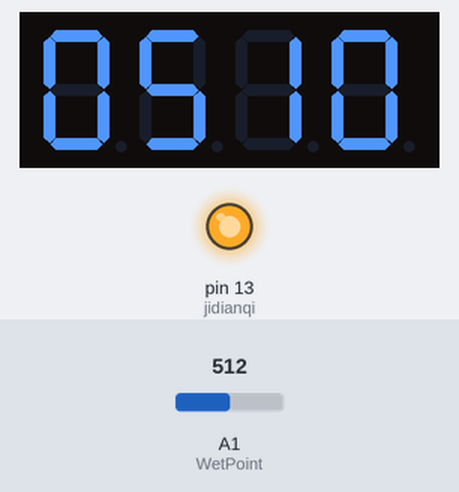
Bench run of a sketch on a simulated Arduino Uno, built with avr-gcc and run on an emulated ATmega328P. On the bench: 4-digit seven-segment display, output pins drawn as LEDs (lit = HIGH). Wiring (inferred from the names in the program): 4-digit 7-segment display, segments lit when HIGH: segments pin 1, pin 2, pin 3, pin 4, pin 5, pin 6, pin 7; digit selects pin 12, pin 11, pin 10, pin 9. Inputs (shaded band) come from the test bench; at power-on: A1 (WetPoint) = 512. The segment pins are drawn as the display they are named for; pins used as bus, display or sensor lines are not drawn.

Above: at 1.2 s.
1.3 s: A1 (WetPoint) set to 660
At 2.5 s:
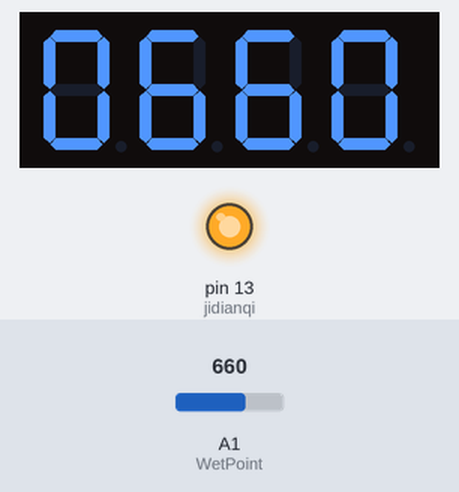
2.8 s: A1 (WetPoint) set to 640
At 3.6 s:
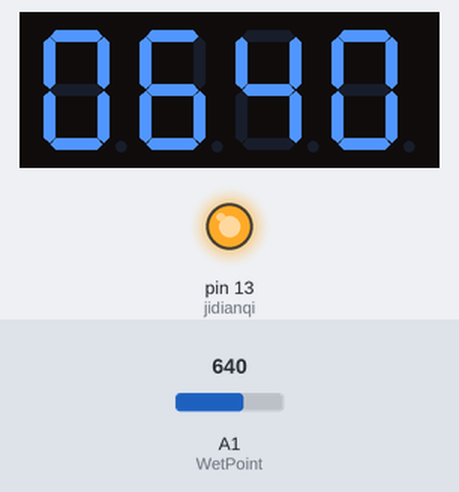
4.3 s: A1 (WetPoint) set to 716
At 5.0 s:
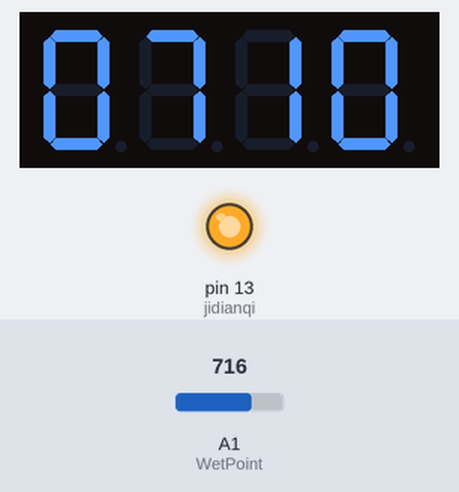
Timing chart, 0 to 7.3 s (numbered marks = the images above; inputs shaded):
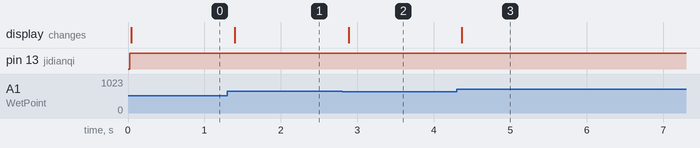

Measured:
- after the input at 1.3 s, the display: changes after 0.09 s (image 1)
- after the input at 2.8 s, the display: changes after 0.09 s (image 2)
- after the input at 4.3 s, the display: changes after 0.06 s (image 3)

The sketch:

flower_water.ino
```cpp
/*    花卉自动浇水系统
 * 1.基础的土壤湿度检测与浇水
 * 2.根据土壤湿度进行分级分量浇水
 * 3.根据土壤渗透速度智能等待时间
 */
#define WetPoint A1   //湿度传感器连接口
#define jidianqi 13  //继电器连接口

int deug_mode=0;
//设置每个数码管的灯管控制
int a = 1;
int b = 2;
int c = 3;
int d = 4;
int e = 5;
int f = 6;
int g = 7;
//设置数码管控制接口
int d4 = 9;
int d3 = 10;
int d2 = 11;
int d1 = 12;

 int qian,bai,shi,ge;  //定义湿度的四位数字
 int num;  //存储湿度变量

//定义湿度范围界限值
int wetTopLevel=850;  //湿度的上限，这里的上限代表很干燥【不符合生存条件】
int wetLowLevel=650; //湿度的下限，这里的下限代表很潮湿【不符合生存条件】
int waterTime=5000; //浇水的时间的最大值
int wetTimeLevel1,wetTimeLevel2,wetTimeLevel3,wetTimeLevel4,wetTimeLevel5;

/* 设计loopCheckTime everyLoopTime commonDelay 和 showNumTime是考虑避免使用多线程，但是构建多任务处理环境
*  原理是 总的检测时间除以一次LOOP的大概总时间 赋值为count_top
*  每次LOOP循环则把currentCount+1，如果currentCount大于count_top 则执行相关活动
*/
unsigned long loopCheckTime=1*60;//这是1分钟的土壤湿度检测时间  【初始化渗透等待时间 】
long everyLoopTime=0; //Loop函数的大概总时间 在loop函数开始出初始计算获得
int commonDelay=0; //公共等待时间 用于调整总等待毫秒数
int showNumTime=5; //四位数码管显示时间【人类视觉停留】
long count_top=0; //一个检测时间所计算出的计数量
long countTop_bak=0; //count_top的备份变量，用来还原检测时间长度
long currentCount=0; //定义当前LOOP所产生的计数量


long stepOfWaterDelay=1; //渗水智能等待递加时间，每次递加为1分钟【单位分钟】
long stepAddWaterDelayCount=0; //渗水等待递加次数统计，最大为10次，十次后归为

void setup() {
  //初始化引脚
  if(deug_mode)
  Serial.begin(9600);
  pinMode(d1, OUTPUT);
  pinMode(d2, OUTPUT);
  pinMode(d3, OUTPUT);
  pinMode(d4, OUTPUT);
  pinMode(a, OUTPUT);
  pinMode(b, OUTPUT);
  pinMode(c, OUTPUT);
  pinMode(d, OUTPUT);
  pinMode(e, OUTPUT);
  pinMode(f, OUTPUT);
  pinMode(g, OUTPUT);
  pinMode(jidianqi, OUTPUT);
}


void pickDigit(int x)  //定义pickDigit(x),其作用是指定使用哪个数码管
{
  digitalWrite(d1, HIGH);
  digitalWrite(d2, HIGH);
  digitalWrite(d3, HIGH);
  digitalWrite(d4, HIGH);
  switch(x)
  {
  case 1:
    digitalWrite(d1, LOW);
    break;
  case 2:
    digitalWrite(d2, LOW);
    break;
  case 3:
    digitalWrite(d3, LOW);
    break;
  default:
    digitalWrite(d4, LOW);
    break;
  }
}

void clearLEDs()  //清屏
{
  digitalWrite(a, LOW);
  digitalWrite(b, HIGH);
  digitalWrite(c, HIGH);
  digitalWrite(d, HIGH);
  digitalWrite(e, HIGH);
  digitalWrite(f, HIGH);
  digitalWrite(g, HIGH);
}

void showNum(int num){
    switch(num)
    {
      case 0:
          digitalWrite(a,HIGH);
          digitalWrite(b,HIGH);
          digitalWrite(c,HIGH);
          digitalWrite(d,HIGH);
          digitalWrite(e,HIGH);
          digitalWrite(f,HIGH);
          digitalWrite(g,LOW);
          break;
      case 1:
          digitalWrite(a,LOW);
          digitalWrite(b,HIGH);
          digitalWrite(c,HIGH);
          digitalWrite(d,LOW);
          digitalWrite(e,LOW);
          digitalWrite(f,LOW);
          digitalWrite(g,LOW);
          break;
      case 2:
          digitalWrite(a,HIGH);
          digitalWrite(b,HIGH);
          digitalWrite(c,LOW);
          digitalWrite(d,HIGH);
          digitalWrite(e,HIGH);
          digitalWrite(f,LOW);
          digitalWrite(g,HIGH);
          break;
      case 3:
          digitalWrite(a,HIGH);
          digitalWrite(b,HIGH);
          digitalWrite(c,HIGH);
          digitalWrite(d,HIGH);
          digitalWrite(e,LOW);
          digitalWrite(f,LOW);
          digitalWrite(g,HIGH);
          break;
      case 4:
          digitalWrite(a,LOW);
          digitalWrite(b,HIGH);
          digitalWrite(c,HIGH);
          digitalWrite(d,LOW);
          digitalWrite(e,LOW);
          digitalWrite(f,HIGH);
          digitalWrite(g,HIGH);
          break;
      case 5:
          digitalWrite(a,HIGH);
          digitalWrite(b,LOW);
          digitalWrite(c,HIGH);
          digitalWrite(d,HIGH);
          digitalWrite(e,LOW);
          digitalWrite(f,HIGH);
          digitalWrite(g,HIGH);
          break;
      case 6:
          digitalWrite(a,HIGH);
          digitalWrite(b,LOW);
          digitalWrite(c,HIGH);
          digitalWrite(d,HIGH);
          digitalWrite(e,HIGH);
          digitalWrite(f,HIGH);
          digitalWrite(g,HIGH);
          break;
      case 7:
          digitalWrite(a,HIGH);
          digitalWrite(b,HIGH);
          digitalWrite(c,HIGH);
          digitalWrite(d,LOW);
          digitalWrite(e,LOW);
          digitalWrite(f,LOW);
          digitalWrite(g,LOW);
          break;
      case 8:
          digitalWrite(a,HIGH);
          digitalWrite(b,HIGH);
          digitalWrite(c,HIGH);
          digitalWrite(d,HIGH);
          digitalWrite(e,HIGH);
          digitalWrite(f,HIGH);
          digitalWrite(g,HIGH);
          break;
      case 9:
          digitalWrite(a,HIGH);
          digitalWrite(b,HIGH);
          digitalWrite(c,HIGH);
          digitalWrite(d,HIGH);
          digitalWrite(e,LOW);
          digitalWrite(f,HIGH);
          digitalWrite(g,HIGH);
          break;
    }
}


void divNumAndLight(int num,int delaytime){
    qian=num/1000;
    bai=(num/100)%10;
    shi=(num%100)/10;
    ge=num%10;
    ge=0;

    clearLEDs();
    pickDigit(1);
    showNum(qian);
    delayMicroseconds(delaytime*1000); //此处的单位是微秒 时间很短产生视觉停留

    clearLEDs();
    pickDigit(2);
    showNum(bai);
    delayMicroseconds(delaytime*1000);

    clearLEDs();
    pickDigit(3);
    showNum(shi);
    delayMicroseconds(delaytime*1000);

    clearLEDs();
    pickDigit(4);
    showNum(ge);
    delayMicroseconds(delaytime*1000);
}

void giveWaterDelay(int wetNum,int wetTopLevel,int wetLowLevel){
  //浇水延时函数 此函数默认代表要执行浇水 不同等级的湿度进行不同时间的浇水
  if(wetNum>wetTopLevel)
  {
    int wetSub= wetNum-wetTopLevel;
    if(wetSub<=50)
    {
     // Serial.println("water 1");
     if(deug_mode)
      Serial.println(wetTimeLevel1);
      delay(wetTimeLevel1);
     }else if(wetSub<=100)
     {
      //Serial.println("water 2");
      delay(wetTimeLevel2);
      if(deug_mode)
      Serial.println(wetTimeLevel2);
      }else if(wetSub<=150)
      {
      //  Serial.println("water 3");
      if(deug_mode)
      Serial.println(wetTimeLevel3);
        delay(wetTimeLevel3);
       }
        else{
         // Serial.println("water 4");
         if(deug_mode)
         Serial.println(wetTimeLevel5);
          delay(wetTimeLevel5);
        }
   }
}

int firstFlag=1; //设置firstFlag 变量 是为了标志Arduino的第一次LOOP
void loop() {
    num=analogRead(WetPoint); //读取湿度的数值
    divNumAndLight(num,showNumTime); //拆分数字的每一位，并显示湿度数值到四位数码管
    if(firstFlag==1)  //如果当前是arduino首次启动的状态
    {
        digitalWrite(jidianqi,HIGH);  //初始化禁用浇水
        firstFlag=2;
        loopCheckTime=loopCheckTime*1000; //把检测等待时间转换为毫秒单位 只需要一次计算即可 所以放在此处

        everyLoopTime=commonDelay+showNumTime*4; //算出每次系统循环所消耗的总时间 单位为毫秒
        count_top=loopCheckTime/everyLoopTime; //算出循环计数的上限值
        countTop_bak=count_top;  //count_top初始准确值备份

         wetTimeLevel1=waterTime/5;   //第一等级浇水时间   最短浇水时间
         wetTimeLevel2=waterTime*2/5; //第二等级浇水时间
         wetTimeLevel3=waterTime*3/5; //第三等级浇水时间
         wetTimeLevel4=waterTime*4/5; //第四等级浇水时间
         wetTimeLevel5=waterTime; //第三等级浇水时间

        if(deug_mode)
          Serial.println(num);
        if(num<=wetLowLevel)  //如果湿度已经低于湿度下限 就立即停止抽水
        {
            //停止抽水
            digitalWrite(jidianqi,HIGH);
        }
        if(num>=wetTopLevel) //如果湿度数值高于湿度上限 而且是第一次 就立即抽5秒水
        {

            digitalWrite(jidianqi,LOW); //抽水
            if(deug_mode)
            Serial.println("water 1");
            giveWaterDelay(num,wetTopLevel,wetLowLevel);
            digitalWrite(jidianqi,HIGH);//停止抽水
        }
    }

   currentCount++; //每次LOOP 当前计数器自加1
   if(currentCount>=count_top) //现在系统已经循环超过了浇水监测时间【默认是1分钟】
   {
      if(num<=wetLowLevel)  //如果湿度已经低于湿度下限 就立即停止抽水
      {
          //停止抽水
          digitalWrite(jidianqi,HIGH);
          //重置操作
          currentCount=2;//重置当前计数器
          stepAddWaterDelayCount=0; //重置每次渗透延迟时间
          count_top=countTop_bak; //重置计数器上限值
      }else if(num>=wetTopLevel) //如果湿度已经超过湿度上限
       {
          digitalWrite(jidianqi,LOW); //抽水
          if(deug_mode)
          Serial.println("water 2");
          giveWaterDelay(num,wetTopLevel,wetLowLevel); //智能分级浇水
          digitalWrite(jidianqi,HIGH);//停止抽水
          //重置操作
          currentCount=2; //为了避免BUG 设置为2
          stepAddWaterDelayCount=0;
          count_top=countTop_bak;
        }
        else //湿度在合适的区间(wetLowLevel,wetTopLevel),延长土壤渗水等待时间等待时间
        {
            //停止抽水
            stepAddWaterDelayCount++;  //渗透时间延长等待次数递加
            if(stepAddWaterDelayCount<=10)
            {
               digitalWrite(jidianqi,HIGH);  //禁止浇水
               currentCount=2;  //重置当前计数器
               count_top=count_top+((stepOfWaterDelay*60*1000)/everyLoopTime);   //修改count_top值，每次递加一分钟   修复BUG
            }
            else
            {
              //重置操作
                stepAddWaterDelayCount=0;
                count_top=countTop_bak; //重置count_top上限值
                currentCount=2;
             }
          }
  }
  //delay(commonDelay);  //公共等待时间，目的是用于凑整调优系统运行时间，但是如果开启此处使用会导致数码管显示的视觉异常【数码管会不停闪烁】
}
```
